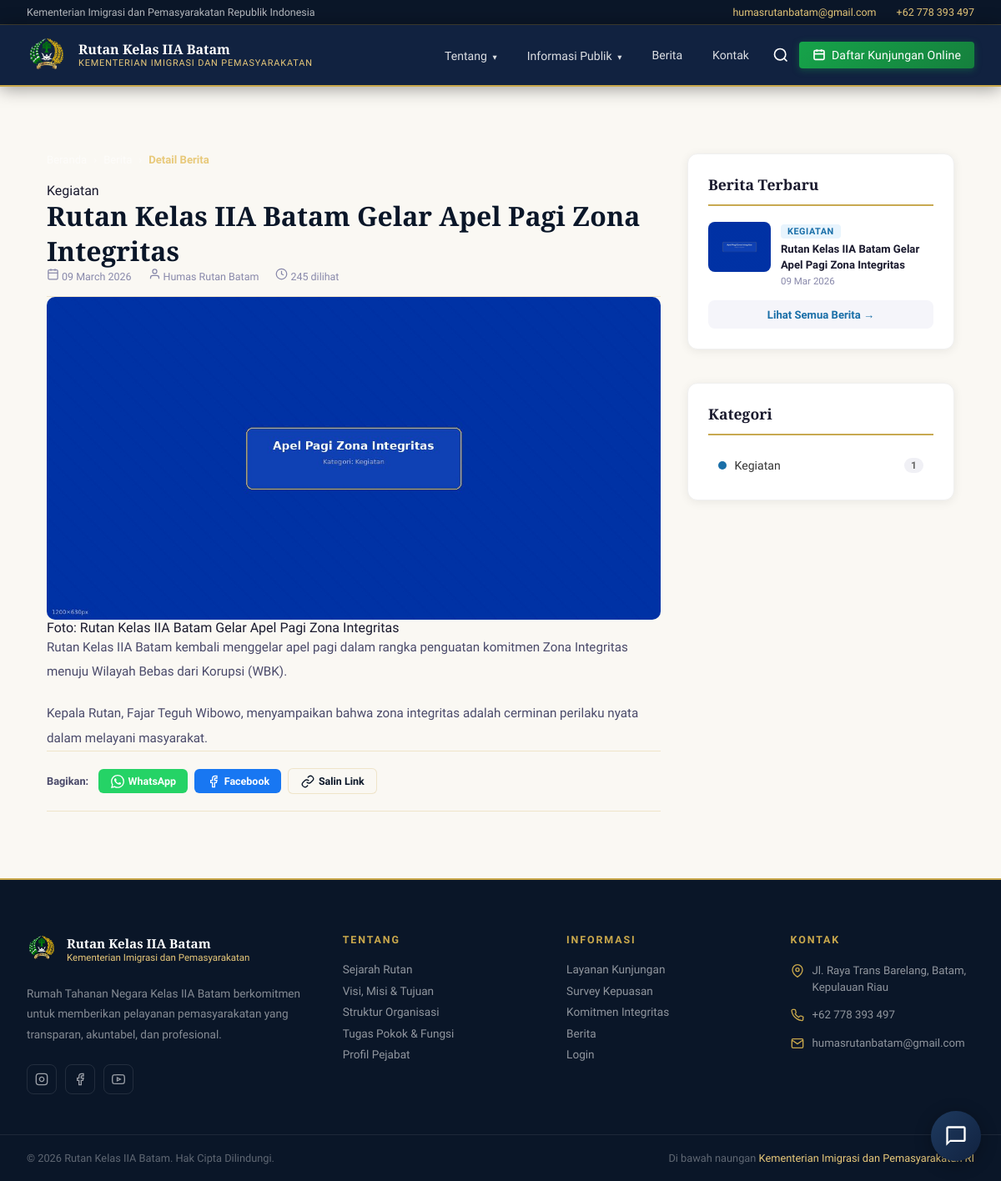
/pages/detail-berita.php?slug=apel-pagi-zona-integritas, run on the app's committed database.
### tables this page shows
CREATE TABLE `berita` (
  `id`          INT AUTO_INCREMENT PRIMARY KEY,
  `judul`       VARCHAR(300) NOT NULL,
  `slug`        VARCHAR(320) NOT NULL UNIQUE,   
  `ringkasan`   TEXT,
  `isi`         LONGTEXT NOT NULL,
  `gambar`      VARCHAR(255),                   
  `kategori`    ENUM('kegiatan','pengumuman','prestasi','pembinaan') NOT NULL,
  `status`      ENUM('publish','draft') DEFAULT 'draft',
  `penulis`     VARCHAR(100) DEFAULT 'Humas Rutan Batam',
  `views`       INT DEFAULT 0,
  `tanggal`     DATE,
  `created_at`  TIMESTAMP DEFAULT CURRENT_TIMESTAMP,
  `updated_at`  TIMESTAMP DEFAULT CURRENT_TIMESTAMP ON UPDATE CURRENT_TIMESTAMP
);

### backend/includes/helpers.php (called while the page is built, shortened)
<?php
function sanitizeHtml(string $html): string {
    $allowedTags = '<p><br><b><strong><i><em><u><h1><h2><h3><h4><h5><h6><ul><ol><li><a><img><table><thead><tbody><tr><th><td><blockquote><pre><code>';
    $config = LIBXML_HTML_NOIMPLIED | LIBXML_HTML_NODEFDTD | LIBXML_NOERROR;
    $doc = new DOMDocument();
    $doc->encoding = 'UTF-8';
    $body = $doc->getElementsByTagName('body')->item(0);
    $clean = strip_tags($doc->saveHTML($body), $allowedTags);
    return $clean ?: $html;
}

### pages/detail-berita.php (the view, shortened to what this page needs)
<?php
require_once __DIR__ . '/../backend/includes/helpers.php';
$baseUrl = defined('BASE_URL') ? BASE_URL : 'http://localhost/web-rutan';
$slug = $_GET['slug'] ?? '';
try {
    $db = getDB();
    $stmt = $db->prepare("SELECT * FROM berita WHERE slug = ? AND status = 'publish'");
    $stmt->execute([$slug]);
    $berita = $stmt->fetch();
} catch (Exception $e) {
    header('Location: ' . $baseUrl . '/berita');
    exit;
}
$db->prepare("UPDATE berita SET views = views + 1 WHERE id = ?")->execute([$berita['id']]);
$gambarUrl = $berita['gambar']
    ? (file_exists(__DIR__ . '/../backend/uploads/berita/' . $berita['gambar'])
        ? BASE_URL . '/backend/uploads/berita/' . htmlspecialchars($berita['gambar'])
        : BASE_URL . '/images/' . htmlspecialchars($berita['gambar']))
    : BASE_URL . '/images/berita-1.jpg';
function imgBerita($g) {
    if (!$g) return BASE_URL . '/images/berita-1.jpg';
    $p = __DIR__ . '/../backend/uploads/berita/' . $g;
    return file_exists($p) ? BASE_URL . '/backend/uploads/berita/' . htmlspecialchars($g) : BASE_URL . '/images/' . htmlspecialchars($g);
}
include __DIR__ . '/../header.php';
?>
<main class="page-main">
  <div class="detail-container">
    <div class="detail-main">
      <div class="breadcrumb detail-breadcrumb">
        <a href="<?= BASE_URL ?>/index.php">Beranda</a>
        <span>›</span>
        <a href="berita">Berita</a>
        <span>›</span>
        <span class="breadcrumb-active">Detail Berita</span>
      </div>
      <article class="detail-artikel">
        <span class="berita-kat-badge kat-<?= $berita['kategori'] ?>"><?= ucfirst($berita['kategori']) ?></span>
        <h1 class="detail-judul"><?= htmlspecialchars($berita['judul']) ?></h1>
        <div class="detail-meta">
          <div class="detail-meta-item">
            <svg viewBox="0 0 24 24" fill="none" stroke="currentColor" stroke-width="2" width="15" height="15"><rect x="3" y="4" width="18" height="18" rx="2" ry="2"/><line x1="16" y1="2" x2="16" y2="6"/><line x1="8" y1="2" x2="8" y2="6"/><line x1="3" y1="10" x2="21" y2="10"/></svg>
            <?= $berita['tanggal'] ? date('d F Y', strtotime($berita['tanggal'])) : '-' ?>
          </div>
          <div class="detail-meta-item">
            <svg viewBox="0 0 24 24" fill="none" stroke="currentColor" stroke-width="2" width="15" height="15"><path d="M20 21v-2a4 4 0 0 0-4-4H8a4 4 0 0 0-4 4v2"/><circle cx="12" cy="7" r="4"/></svg>
            <?= htmlspecialchars($berita['penulis'] ?? 'Humas Rutan Batam') ?>
          </div>
          <div class="detail-meta-item">
            <svg viewBox="0 0 24 24" fill="none" stroke="currentColor" stroke-width="2" width="15" height="15"><circle cx="12" cy="12" r="10"/><polyline points="12 6 12 12 16 14"/></svg>
            <?= $berita['views'] ?> dilihat
          </div>
        </div>
        <div class="detail-foto-utama">
          <img src="<?= $gambarUrl ?>" alt="<?= htmlspecialchars($berita['judul']) ?>"
            style="width:100%; max-height:450px; object-fit:cover; border-radius:10px; display:block;"
            onerror="this.style.display='none'"/>
          <div class="detail-foto-caption">Foto: <?= htmlspecialchars($berita['judul']) ?></div>
        </div>
        <div class="detail-isi">
          <?= sanitizeHtml($berita['isi']) ?>
        </div>
        <?php $url = BASE_URL . '/detail-berita?slug=' . urlencode($slug); ?>
        <div class="detail-share">
          <span class="share-label">Bagikan:</span>
          <a href="https://wa.me/?text=<?= urlencode($berita['judul'] . ' ' . $url) ?>"
             target="_blank" class="share-btn share-wa" title="WhatsApp">
            WhatsApp
          </a>
          <a href="https://www.facebook.com/sharer/sharer.php?u=<?= urlencode($url) ?>"
             target="_blank" class="share-btn share-fb" title="Facebook">
            <svg viewBox="0 0 24 24" fill="none" stroke="currentColor" stroke-width="2" width="16" height="16"><path d="M18 2h-3a5 5 0 0 0-5 5v3H7v4h3v8h4v-8h3l1-4h-4V7a1 1 0 0 1 1-1h3z"/></svg>
            Facebook
          </a>
          <button class="share-btn share-copy" onclick="salinLink()" title="Salin link">
            <svg viewBox="0 0 24 24" fill="none" stroke="currentColor" stroke-width="2" width="16" height="16"><path d="M10 13a5 5 0 0 0 7.54.54l3-3a5 5 0 0 0-7.07-7.07l-1.72 1.71"/><path d="M14 11a5 5 0 0 0-7.54-.54l-3 3a5 5 0 0 0 7.07 7.07l1.71-1.71"/></svg>
            Salin Link
          </button>
        </div>
      </article>
    </div>
    <aside class="detail-sidebar">
      <div class="sidebar-widget">
        <div class="widget-title">Berita Terbaru</div>
        <div class="widget-list">
          <?php
          $terkini = $db->query("SELECT judul, slug, gambar, tanggal, kategori FROM berita WHERE status='publish' ORDER BY tanggal DESC LIMIT 4")->fetchAll();
          foreach ($terkini as $t): ?>
          <a href="<?= BASE_URL ?>/detail-berita?slug=<?= urlencode($t['slug']) ?>" class="widget-item">
            <div class="widget-item-img">
              <img src="<?= imgBerita($t['gambar']) ?>" alt="<?= htmlspecialchars($t['judul']) ?>"
                onerror="this.style.display='none'"/>
            </div>
            <div class="widget-item-info">
              <div class="widget-item-kat kat-<?= $t['kategori'] ?>"><?= ucfirst($t['kategori']) ?></div>
              <div class="widget-item-judul"><?= htmlspecialchars($t['judul']) ?></div>
              <div class="widget-item-tgl"><?= $t['tanggal'] ? date('d M Y', strtotime($t['tanggal'])) : '' ?></div>
            </div>
          </a>
          <?php endforeach; ?>
        </div>
        <a href="berita" class="widget-lihat-semua">Lihat Semua Berita →</a>
      </div>
      <div class="sidebar-widget">
        <div class="widget-title">Kategori</div>
        <div class="widget-kategori">
          <?php
          $katList = $db->query("SELECT kategori, COUNT(*) as jml FROM berita WHERE status='publish' GROUP BY kategori ORDER BY jml DESC")->fetchAll();
          foreach ($katList as $k): ?>
          <a href="berita?kategori=<?= $k['kategori'] ?>" class="wkat-item">
            <span class="wkat-dot kat-<?= $k['kategori'] ?>"></span>
            <?= ucfirst($k['kategori']) ?>
            <span class="wkat-jumlah"><?= $k['jml'] ?></span>
          </a>
          <?php endforeach; ?>
        </div>
      </div>
    </aside>
  </div>
</main>
<?php include __DIR__ . '/../backend/includes/footer.php'; ?>

### css/style.css (style rules this page uses)
:root { --navy: #0a1628; --navy-mid: #112240; --navy-light: #1a3a5c; --gold: #c9a84c; --gold-light: #e8c97a; --gold-pale: #f5e9c8; --cream: #faf8f3; --white: #ffffff; --text-dark: #1a1a2e; --text-mid: #4a4a6a; --text-light: #8888aa; --border: rgba(201, 168, 76, 0.25); }
* { margin: 0; padding: 0; box-sizing: border-box; }
html { scroll-behavior: smooth; }
body { font-family: 'Source Sans 3', sans-serif; background: var(--cream); color: var(--text-dark); overflow-x: hidden; }

### css/sejarah.css (style rules this page uses)
.breadcrumb { display: flex; align-items: center; gap: 8px; font-size: 0.82rem; color: rgba(255,255,255,0.5); margin-bottom: 1.25rem; }
.breadcrumb a { color: rgba(255,255,255,0.6); text-decoration: none; transition: color 0.2s; }
.breadcrumb-active { color: var(--gold-light); font-weight: 600; }
.page-main { background: var(--cream); padding: 3rem 2rem; }

### css/berita.css (style rules this page uses)
.detail-container { max-width: 1100px; margin: 0 auto; padding: 2.5rem 2rem 4rem; display: grid; grid-template-columns: 1fr 300px; gap: 2.5rem; align-items: start; }
.detail-judul { font-family: 'Playfair Display', serif; font-size: clamp(1.4rem, 3vw, 2rem); font-weight: 900; color: var(--navy); line-height: 1.3; margin: 0; }
.detail-meta { display: flex; gap: 1.25rem; flex-wrap: wrap; font-size: 0.78rem; color: var(--text-light); padding-bottom: 1rem; border-bottom: 1px solid var(--border); }
.detail-isi { font-size: 0.95rem; line-height: 1.95; color: var(--text-mid); }
.detail-isi p { margin: 0 0 1.25rem; }
.detail-isi p:last-child { margin-bottom: 0; }
.detail-share { display: flex; align-items: center; gap: 0.5rem; flex-wrap: wrap; padding: 1.25rem 0; border-top: 1px solid var(--border); border-bottom: 1px solid var(--border); }
.share-label { font-size: 0.8rem; font-weight: 700; color: var(--text-mid); margin-right: 0.25rem; }
.share-btn { display: inline-flex; align-items: center; gap: 5px; padding: 0.4rem 0.9rem; border-radius: 6px; font-size: 0.78rem; font-weight: 700; cursor: pointer; text-decoration: none; border: none; font-family: 'Source Sans 3', sans-serif; transition: all 0.2s; }
.share-wa { background: #25d366; color: var(--white); }
.share-fb { background: #1877f2; color: var(--white); }
.share-copy { background: var(--cream); color: var(--navy); border: 1.5px solid var(--border); }
.detail-sidebar { position: sticky; top: 90px; display: flex; flex-direction: column; gap: 1rem; }

### data on the page
berita: kategori "Kegiatan", judul "Rutan Kelas IIA Batam Gelar Apel Pagi Zona Integritas", tanggal "09 March 2026", penulis "Humas Rutan Batam", views "245", isi "Rutan Kelas IIA Batam kembali menggelar apel pagi dalam rangka penguatan komitmen Zona Integritas menuju Wilayah Bebas dari Korupsi (WBK). Kepala Rutan, Fajar Teguh Wibowo, menyampaikan bahwa zona integritas adalah cerminan perilaku nyata dalam melayani masyarakat.", kategori "KEGIATAN", tanggal "09 Mar 2026"

### other printed values
$k['kategori'] "Kegiatan"
$k['jml'] "1"
